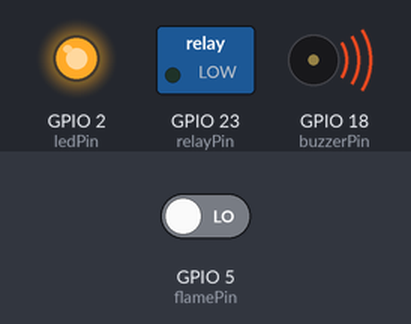
Bench run of a sketch on a simulated ESP32. Shown: switched loads named in the sketch (green lamp = pin HIGH), output pins drawn as LEDs (lit = HIGH), buzzer (waves = sounding, pin HIGH). The inputs (shaded band) are chosen by the test bench; at power-on: GPIO 5 (flamePin) LOW. WiFi joins after 1.5 s; servers stay silent unless stated; what the sketch prints to the serial monitor is not drawn.

Above: at 3.2 s.
3.3 s: GPIO 5 (flamePin) driven HIGH
At 13.66 s:
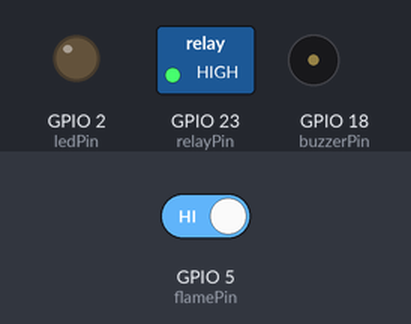
At 14.2 s:
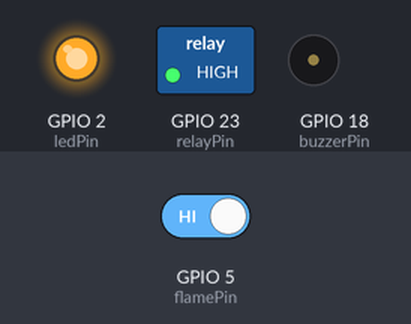
Timing chart, 0 to 15.2 s (numbered marks = the images above; inputs shaded):
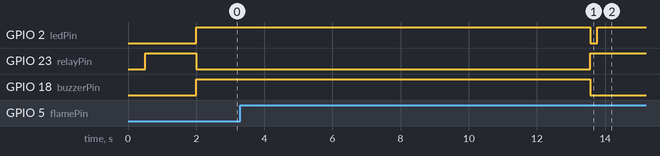

The sketch:

fireguard.ino
```cpp
/**
 * FireGuard ESP32 — Self-hosted Dashboard
 *
 * The ESP32 serves its own web dashboard at http://<IP>/
 * Open that URL in any browser on the same WiFi network.
 *
 * Pins:
 *   GPIO 5  → IR Flame Sensor DO  (LOW = fire)
 *   GPIO 23 → Relay IN            (LOW = ON, HIGH = OFF)
 *   GPIO 18 → Buzzer
 *   GPIO 2  → Onboard LED
 */

#include <WiFi.h>
#include <WebServer.h>

#define WIFI_SSID      "Diganth's A36"
#define WIFI_PASSWORD  "diganth@098"

const int flamePin  = 5;
const int relayPin  = 23;
const int buzzerPin = 18;
const int ledPin    = 2;

#define COOLDOWN_SEC 10

WebServer server(80);

bool          prevFlame       = false;
bool          inCooldown      = false;
unsigned long cooldownStart   = 0;
bool          motorRunning    = false;
int           flameEventCount = 0;
unsigned long lastFlameTime   = 0;
unsigned long startTime       = 0;

// ── Dashboard HTML (served at GET /) ─────────────────────────────────────────
const char DASHBOARD[] PROGMEM = R"rawhtml(
<!DOCTYPE html>
<html lang="en">
<head>
<meta charset="UTF-8"/>
<meta name="viewport" content="width=device-width,initial-scale=1"/>
<title>FireGuard Live</title>
<style>
*{box-sizing:border-box;margin:0;padding:0}
body{font-family:system-ui,sans-serif;background:#0c0c0e;color:#f1f1f3;min-height:100vh}
.nav{background:#141418;border-bottom:1px solid #222;padding:0 1.5rem;height:56px;display:flex;align-items:center;justify-content:space-between;position:sticky;top:0;z-index:10}
.logo{font-weight:800;font-size:1.1rem;display:flex;align-items:center;gap:8px}
.pill{display:flex;align-items:center;gap:7px;background:#0c0c0e;border:1px solid #222;border-radius:99px;padding:5px 14px;font-size:.78rem;font-weight:600}
.dot{width:8px;height:8px;border-radius:50%;background:#22c55e;box-shadow:0 0 8px #22c55e;animation:blink 1.5s infinite}
@keyframes blink{0%,100%{opacity:1}50%{opacity:.4}}
.live-bar{padding:8px 1.5rem;font-size:.78rem;font-weight:500;border-bottom:1px solid #1a2a1a;background:rgba(34,197,94,.07);color:#86efac;display:flex;align-items:center;gap:.6rem;flex-wrap:wrap}
.live-bar .ldot{width:8px;height:8px;border-radius:50%;background:#22c55e;animation:blink 1.5s infinite;flex-shrink:0}
.sep{color:rgba(255,255,255,.15)}
.hero{padding:2rem 1.5rem 1.5rem;max-width:1000px;margin:0 auto}
.status-card{border:2px solid #222;border-radius:16px;padding:1.75rem 2rem;margin-bottom:1.5rem;display:flex;align-items:center;gap:1.5rem;transition:.3s}
.status-card.safe{border-color:#22c55e;background:rgba(34,197,94,.06)}
.status-card.danger{border-color:#ef4444;background:rgba(239,68,68,.08);animation:pdanger 1.5s infinite}
.status-card.warn{border-color:#eab308;background:rgba(234,179,8,.06)}
@keyframes pdanger{0%,100%{box-shadow:0 0 0 0 rgba(239,68,68,.3)}50%{box-shadow:0 0 0 12px rgba(239,68,68,0)}}
.s-icon{width:64px;height:64px;border-radius:50%;background:#1a1a1e;display:flex;align-items:center;justify-content:center;font-size:1.8rem;flex-shrink:0}
.s-title{font-size:2rem;font-weight:800;line-height:1.1}
.s-sub{font-size:.9rem;color:#6b6b80;margin-top:.3rem}
.s-time{margin-left:auto;font-size:.75rem;color:#444;font-family:monospace;text-align:right;white-space:nowrap}
.stats{display:grid;grid-template-columns:repeat(4,1fr);gap:1rem;margin-bottom:1.5rem}
.stat{background:#141418;border:1px solid #222;border-radius:12px;padding:1rem;text-align:center}
.stat-l{font-size:.68rem;color:#6b6b80;text-transform:uppercase;letter-spacing:.06em;margin-bottom:.4rem;font-weight:600}
.stat-v{font-size:1.5rem;font-weight:700;font-family:monospace}
.green{color:#22c55e}.red{color:#ef4444}.yellow{color:#eab308}
.cards{display:grid;grid-template-columns:1fr 1fr;gap:1rem}
.card{background:#141418;border:1px solid #222;border-radius:14px;padding:1.5rem}
.card.danger{border-color:#ef4444;background:rgba(239,68,68,.07)}
.card.active{border-color:#22c55e;background:rgba(34,197,94,.05)}
.card.warn{border-color:#eab308;background:rgba(234,179,8,.05)}
.card-top{display:flex;justify-content:space-between;align-items:center;margin-bottom:.75rem}
.c-icon{font-size:1.5rem}
.badge{font-size:.65rem;font-weight:700;padding:3px 10px;border-radius:99px;text-transform:uppercase}
.badge.safe{background:rgba(34,197,94,.15);color:#22c55e}
.badge.danger{background:rgba(239,68,68,.2);color:#ef4444}
.badge.warn{background:rgba(234,179,8,.15);color:#eab308}
.badge.live{background:rgba(34,197,94,.15);color:#22c55e}
.c-name{font-size:.72rem;color:#6b6b80;text-transform:uppercase;letter-spacing:.05em;margin-bottom:.4rem;font-weight:600}
.c-big{font-size:2.4rem;font-weight:800;font-family:monospace;line-height:1;margin-bottom:.4rem}
.c-desc{font-size:.8rem;color:#6b6b80}
.footer{text-align:center;padding:2rem;color:#444;font-size:.75rem;border-top:1px solid #1a1a1e;margin-top:2rem}
@media(max-width:600px){.stats{grid-template-columns:1fr 1fr}.cards{grid-template-columns:1fr}.status-card{flex-direction:column;text-align:center}.s-time{margin:0}}
</style>
</head>
<body>
<nav class="nav">
  <div class="logo">🔥 FireGuard</div>
  <div class="pill"><span class="dot"></span><span id="pillTxt">Live</span></div>
</nav>
<div class="live-bar">
  <span class="ldot"></span>
  <strong>ESP32 Connected & Live</strong>
  <span class="sep">·</span>
  <span id="liveDetail">Loading...</span>
</div>
<div class="hero">
  <div class="status-card safe" id="sc">
    <div class="s-icon" id="si">🛡️</div>
    <div>
      <div class="s-title" id="st">All Clear</div>
      <div class="s-sub" id="ss">No flame detected. System monitoring.</div>
    </div>
    <div class="s-time">Updated<br><span id="upd">--:--:--</span></div>
  </div>
  <div class="stats">
    <div class="stat"><div class="stat-l">Flame</div><div class="stat-v green" id="vFlame">NO</div></div>
    <div class="stat"><div class="stat-l">Pump</div><div class="stat-v" id="vPump">OFF</div></div>
    <div class="stat"><div class="stat-l">Events</div><div class="stat-v" id="vEvents">0</div></div>
    <div class="stat"><div class="stat-l">Uptime</div><div class="stat-v" id="vUp">--</div></div>
  </div>
  <div class="cards">
    <div class="card" id="cFlame">
      <div class="card-top"><span class="c-icon">🔥</span><span class="badge safe" id="bFlame">SAFE</span></div>
      <div class="c-name">IR Flame Sensor · GPIO 5</div>
      <div class="c-big green" id="bigFlame">NO FLAME</div>
      <div class="c-desc" id="dFlame">No infrared radiation detected</div>
    </div>
    <div class="card" id="cPump">
      <div class="card-top"><span class="c-icon">💧</span><span class="badge safe" id="bPump">STANDBY</span></div>
      <div class="c-name">Relay · Water Pump · GPIO 23</div>
      <div class="c-big green" id="bigPump">OFF</div>
      <div class="c-desc" id="dPump">Pump off. No fire detected.</div>
    </div>
  </div>
</div>
<div class="footer">FireGuard ESP32 · Self-hosted Dashboard · Auto-refreshes every 2s</div>
<script>
async function poll(){
  try{
    const r=await fetch('/api/sensors');
    const d=await r.json();
    setOnline(true);
    update(d);
  }catch(e){
    setOnline(false);
    console.warn('fetch failed',e);
  }
}

function setOnline(on){
  const bar=document.querySelector('.live-bar');
  const dot=document.querySelector('.live-bar .ldot');
  const pill=document.getElementById('pillTxt');
  if(on){
    bar.style.background='rgba(34,197,94,.07)';
    bar.style.borderBottomColor='rgba(34,197,94,.25)';
    bar.style.color='#86efac';
    dot.style.background='#22c55e';
    dot.style.boxShadow='0 0 8px #22c55e';
    pill.textContent='ESP32 Live';
  } else {
    bar.style.background='rgba(239,68,68,.07)';
    bar.style.borderBottomColor='rgba(239,68,68,.25)';
    bar.style.color='#fca5a5';
    dot.style.background='#ef4444';
    dot.style.boxShadow='0 0 8px #ef4444';
    dot.style.animation='none';
    document.getElementById('liveDetail').textContent='Connection lost — ESP32 not responding';
    pill.textContent='Offline';
    document.getElementById('sc').className='status-card';
    document.getElementById('si').textContent='⚠️';
    document.getElementById('st').textContent='Connection Lost';
    document.getElementById('ss').textContent='ESP32 stopped responding. Check power and WiFi.';
  }
}

function update(d){
  const flame=d.flame, pump=d.pump_active, cool=d.cooldown_left||0;
  document.getElementById('upd').textContent=new Date().toLocaleTimeString();
  document.getElementById('liveDetail').textContent=
    'Uptime: '+fmt(d.uptime||0)+' · WiFi: '+(d.rssi||'--')+' dBm · Heap: '+(d.heap||'--')+' KB';
  document.getElementById('vEvents').textContent=d.flame_events||0;
  document.getElementById('vUp').textContent=fmt(d.uptime||0);

  // Status card
  const sc=document.getElementById('sc');
  if(flame){
    sc.className='status-card danger';
    document.getElementById('si').textContent='🔥';
    document.getElementById('st').textContent='FIRE DETECTED';
    document.getElementById('ss').textContent='IR sensor triggered — water pump activated!';
  } else if(pump){
    sc.className='status-card warn';
    document.getElementById('si').textContent='💧';
    document.getElementById('st').textContent='Extinguishing...';
    document.getElementById('ss').textContent='Flame gone. Pump cooldown: '+cool+'s remaining.';
  } else {
    sc.className='status-card safe';
    document.getElementById('si').textContent='🛡️';
    document.getElementById('st').textContent='All Clear';
    document.getElementById('ss').textContent='No flame detected. System monitoring normally.';
  }

  // Stats
  const vf=document.getElementById('vFlame');
  vf.textContent=flame?'🔥 YES':'NO';
  vf.className='stat-v '+(flame?'red':'green');
  const vp=document.getElementById('vPump');
  vp.textContent=pump?'ON':'OFF';
  vp.className='stat-v '+(pump?'yellow':'green');

  // Flame card
  document.getElementById('cFlame').className='card'+(flame?' danger':'');
  document.getElementById('bigFlame').textContent=flame?'FLAME!':'NO FLAME';
  document.getElementById('bigFlame').className='c-big '+(flame?'red':'green');
  document.getElementById('bFlame').textContent=flame?'ALERT':'SAFE';
  document.getElementById('bFlame').className='badge '+(flame?'danger':'safe');
  document.getElementById('dFlame').textContent=flame?'⚠️ Flame detected!':'No radiation detected.';

  // Pump card
  document.getElementById('cPump').className='card'+(flame?' danger':pump?' warn':'');
  document.getElementById('bigPump').textContent=flame?'PUMPING':pump?'COOLDOWN':'OFF';
  document.getElementById('bigPump').className='c-big '+(flame?'red':pump?'yellow':'green');
  document.getElementById('bPump').textContent=flame?'ACTIVE':pump?'COOLDOWN':'STANDBY';
  document.getElementById('bPump').className='badge '+(flame?'danger':pump?'warn':'safe');
  document.getElementById('dPump').textContent=flame?'💧 Dispensing water!':pump?'Pump runs '+cool+'s more.':'Pump off. No fire.';
}

function fmt(s){return Math.floor(s/3600)+'h '+Math.floor((s%3600)/60)+'m '+s%60+'s'}

poll();
setInterval(poll,2000);
</script>
</body>
</html>
)rawhtml";

// ─────────────────────────────────────────────────────────────────────────────
void setup() {
  Serial.begin(115200);
  delay(500);

  pinMode(flamePin,  INPUT);
  pinMode(relayPin,  OUTPUT);
  pinMode(buzzerPin, OUTPUT);
  pinMode(ledPin,    OUTPUT);

  digitalWrite(relayPin,  HIGH);
  digitalWrite(buzzerPin, LOW);
  digitalWrite(ledPin,    LOW);

  // WiFi
  Serial.printf("[WiFi] Connecting to %s", WIFI_SSID);
  WiFi.begin(WIFI_SSID, WIFI_PASSWORD);
  while (WiFi.status() != WL_CONNECTED) {
    delay(500); Serial.print(".");
  }
  Serial.printf("\n[WiFi] Connected!\n");
  Serial.printf("[Dashboard] Open: http://%s\n", WiFi.localIP().toString().c_str());
  Serial.printf("[API]       Open: http://%s/api/sensors\n", WiFi.localIP().toString().c_str());

  // Routes
  server.on("/", []() {
    server.sendHeader("Access-Control-Allow-Origin", "*");
    server.send_P(200, "text/html", DASHBOARD);
  });

  server.on("/api/sensors", handleSensors);
  server.onNotFound([]() {
    server.send(404, "text/plain", "Not found");
  });

  server.begin();
  startTime = millis();
  Serial.println("[FireGuard] Ready.");
}

// ─────────────────────────────────────────────────────────────────────────────
void loop() {
  server.handleClient();

  bool fireNow = (digitalRead(flamePin) == LOW);

  if (fireNow) {
    digitalWrite(relayPin,  LOW);
    digitalWrite(buzzerPin, HIGH);
    digitalWrite(ledPin,    HIGH);
    motorRunning = true;
    if (!prevFlame) {
      flameEventCount++;
      lastFlameTime = millis();
      inCooldown    = false;
      Serial.printf("[ALERT] FIRE #%d — Pump ON\n", flameEventCount);
    }
    prevFlame = true;
  } else {
    if (prevFlame) {
      inCooldown    = true;
      cooldownStart = millis();
      Serial.printf("[INFO] Flame gone. Cooldown %ds.\n", COOLDOWN_SEC);
    }
    prevFlame = false;

    if (inCooldown) {
      if ((millis() - cooldownStart) / 1000 >= COOLDOWN_SEC) {
        inCooldown   = false;
        motorRunning = false;
        digitalWrite(relayPin,  HIGH);
        digitalWrite(buzzerPin, LOW);
        digitalWrite(ledPin,    LOW);
        Serial.println("[INFO] Cooldown done. Pump OFF.");
      }
    } else {
      digitalWrite(relayPin,  HIGH);
      digitalWrite(buzzerPin, LOW);
      digitalWrite(ledPin,    HIGH);
      motorRunning = false;
    }
  }

  delay(200);

  // ── Print to Serial Monitor every 2 seconds ──
  static unsigned long lastPrint = 0;
  if (millis() - lastPrint >= 2000) {
    lastPrint = millis();
    unsigned long uptime = (millis() - startTime) / 1000;
    Serial.println("─────────────────────────────");
    Serial.printf("  Flame    : %s\n",   fireNow      ? "🔥 DETECTED" : "✅ None");
    Serial.printf("  Pump     : %s\n",   motorRunning ? "ON (active)" : "OFF");
    Serial.printf("  Cooldown : %ds\n",  inCooldown   ? (int)(COOLDOWN_SEC - (millis()-cooldownStart)/1000) : 0);
    Serial.printf("  Events   : %d\n",   flameEventCount);
    Serial.printf("  Uptime   : %luh %lum %lus\n",
                  uptime/3600, (uptime%3600)/60, uptime%60);
    Serial.printf("  WiFi     : %d dBm\n", WiFi.RSSI());
    Serial.printf("  Heap     : %d KB\n",  ESP.getFreeHeap()/1024);
    Serial.printf("  IP       : %s\n",   WiFi.localIP().toString().c_str());
    Serial.println("─────────────────────────────");
  }
}

// ─────────────────────────────────────────────────────────────────────────────
void handleSensors() {
  server.sendHeader("Access-Control-Allow-Origin", "*");
  server.sendHeader("Cache-Control", "no-cache");

  bool fireNow = (digitalRead(flamePin) == LOW);
  int  cooldownLeft = 0;
  if (inCooldown) {
    unsigned long e = (millis() - cooldownStart) / 1000;
    cooldownLeft = max(0, COOLDOWN_SEC - (int)e);
  }

  String json = "{";
  json += "\"flame\":"         + String(fireNow ? "true" : "false") + ",";
  json += "\"pump_active\":"   + String(motorRunning ? "true" : "false") + ",";
  json += "\"cooldown_left\":" + String(cooldownLeft) + ",";
  json += "\"flame_events\":"  + String(flameEventCount) + ",";
  json += "\"alert_level\":"   + String(fireNow ? 2 : inCooldown ? 1 : 0) + ",";
  json += "\"uptime\":"        + String((millis() - startTime) / 1000) + ",";
  json += "\"heap\":"          + String(ESP.getFreeHeap() / 1024) + ",";
  json += "\"rssi\":"          + String(WiFi.RSSI());
  json += "}";

  server.send(200, "application/json", json);
}
```

Measured:
- after the input at 3.3 s, GPIO 2 (ledPin): HIGH → LOW after 10.3 s, → HIGH 0.20 s later; GPIO 23 (relayPin): LOW → HIGH after 10.3 s; GPIO 18 (buzzerPin): HIGH → LOW after 10.3 s
